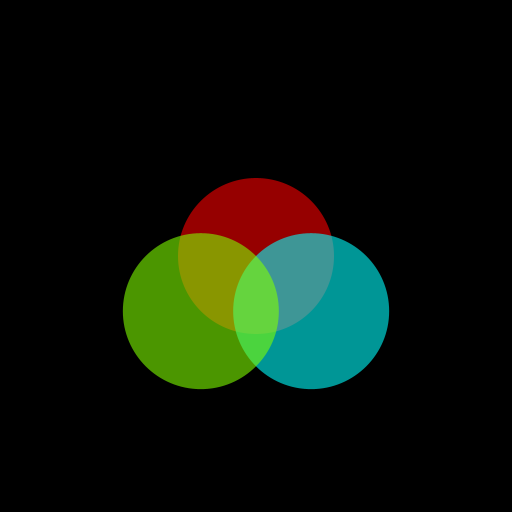
Frame 1 (no input)
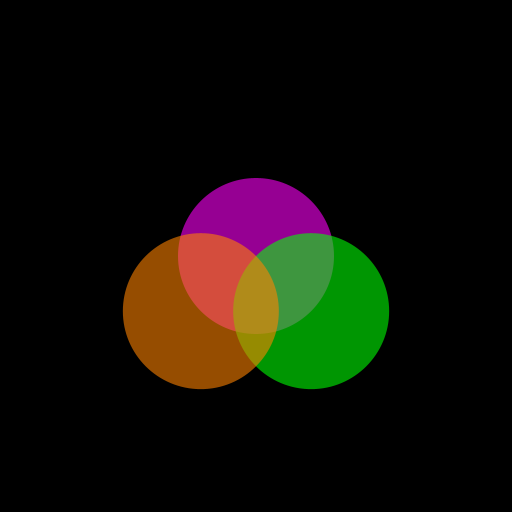
Frame 60 (the mouse pressed at the canvas centre just before this capture)
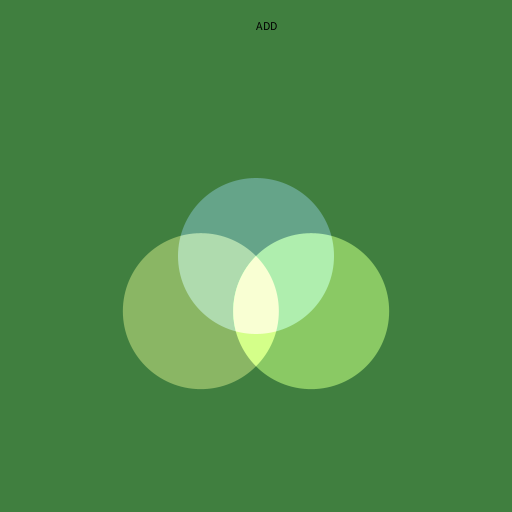
Frame 120 (the mouse held since frame 60 and released just before this capture)

The Processing sketch that drew these frames (run headless with seeded random() and noise(); from frame 60 on, the mouse is pressed at the canvas centre):

// Processing sketch: color_basics
// ── color_basics.pde
// RGB Configuration
int red = 0;
int green = 0;
int blue = 0;

boolean redReverse = false;
boolean greenReverse = false;
boolean blueReverse = false;

// HSB Configuration
int hue = 0;
float saturation = 0;
float brightness = 0;
boolean hsbReverse = false;

int[] modes = {BLEND, ADD, SUBTRACT, DARKEST, LIGHTEST, DIFFERENCE, EXCLUSION, MULTIPLY, SCREEN};
String[] modeLabels = {"BLEND", "ADD", "SUBTRACT", "DARKEST", "LIGHTEST", "DIFFERENCE", "EXCLUSION", "MULTIPLY", "SCREEN"};
int modeIndex = 0;

int diameter = 156;
float centerX;
float centerY;

void setup() {
  size(512, 512);
  noStroke();
  smooth();
  centerX = width / 2;
  centerY = height / 2;

  colorMode(HSB, 360, 100, 100);
}

void draw() {
  // background(red, green, blue);
  background(hue, saturation, brightness);

  blendMode(BLEND);
  fill(0);
  text(modeLabels[modeIndex], centerX, 30);

  blendMode(modes[modeIndex]);
  drawCircles();

  // calculateBackgroundRGB();
  calculateBackgroundHSB();
}

void mousePressed() {
  if(modeIndex < modes.length - 1) modeIndex++;
  else modeIndex = 0;
}

void drawCircles() {
  // fill(255 - red, 255 - green, 255 - blue, 150);
  fill(360 - hue, 100 - saturation , 100 - brightness, 150);
  ellipse(centerX, centerY, diameter, diameter);

  float aX = (diameter / 2) * cos(PI / 4) + centerX;
  float aY = (diameter / 2) * sin(PI / 4) + centerY;

  fill(abs(180 - hue), 100 - saturation , 100 - brightness, 150);
  ellipse(aX, aY, diameter, diameter);

  float bX = (diameter / 2) * cos((PI / 4) * 3) + centerX;
  float bY = (diameter / 2) * sin((PI / 4) * 3) + centerY;

  fill(abs(90 - hue), 100 - saturation , 100 - brightness, 150);
  ellipse(bX, bY, diameter, diameter);
}

void calculateBackgroundHSB() {
  hue = hue < 360 ? hue + 1 : 0;
  saturation = map(mouseY, 0, 512, 0, 100);
  brightness = map(mouseX, 0, 512, 0, 100);
}

void calculateBackgroundRGB() {
  red += redReverse ? -1 : 1;
  if(red % 2 == 0) green += greenReverse ? -1 : 1;
  if(red % 5 == 0) blue += blueReverse ? -1 : 1;

  if(red == 255) redReverse = true;
  else if (red == 0) redReverse = false;

  if(green == 255) greenReverse = true;
  else if (green == 0) greenReverse = false;

  if(blue == 255) blueReverse = true;
  else if (blue == 0) blueReverse = false;
}
